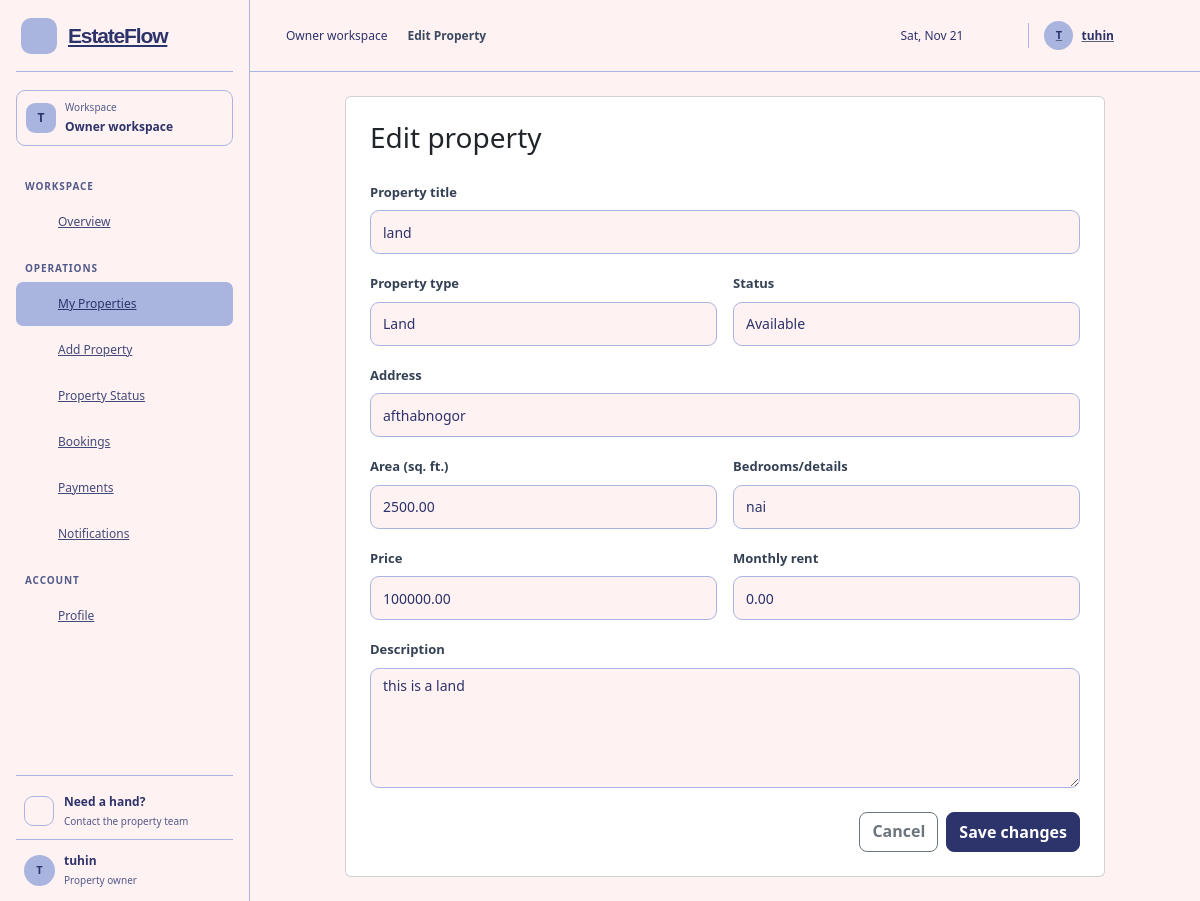
Page /backend/owner/property_crud/property_edit.php?id=7 (signed in) on the committed database.
### tables this page shows
CREATE TABLE `properties` (
  `property_id` bigint UNSIGNED NOT NULL,
  `owner_id` bigint UNSIGNED NOT NULL,
  `title` varchar(100) NOT NULL,
  `property_type` enum('flat','land','commercial') NOT NULL,
  `address` varchar(255) NOT NULL,
  `area_sqft` decimal(10,2) DEFAULT NULL,
  `price` decimal(12,2) DEFAULT NULL,
  `monthly_rent` decimal(12,2) DEFAULT NULL,
  `flat_details` varchar(100) NOT NULL,
  `status` enum('available','sold','rented') NOT NULL DEFAULT 'available',
  `description` text,
  `created_at` datetime NOT NULL DEFAULT CURRENT_TIMESTAMP,
  `imagas` varchar(100) NOT NULL
);

### backend/owner/property_crud/property_edit.php (the view, shortened to what this page needs)
<?php
require_once __DIR__ . '/dbconfig.php';
$ownerId = (int)($_SESSION['user_id'] ?? 0);
$rawPropertyId = $_GET['id'] ?? $_POST['property_id'] ?? '';
$propertyId = is_scalar($rawPropertyId) ? (int)$rawPropertyId : 0;
$stmt = $conn->prepare('SELECT * FROM properties WHERE property_id = ? AND owner_id = ?');
$stmt->bind_param('ii', $propertyId, $ownerId);
$stmt->execute();
$property = $stmt->get_result()->fetch_assoc();
$escape = static fn($value): string => htmlspecialchars((string)$value, ENT_QUOTES, 'UTF-8');
?>
<!doctype html>
<html lang="en">
<head>
    <link href="https://cdn.jsdelivr.net/npm/bootstrap@5.3.3/dist/css/bootstrap.min.css" rel="stylesheet">
    <link rel="stylesheet" href="../assets/css/owner/dashboard.css">
    <link rel="stylesheet" href="../../shared/assets/css/palette.css">
</head>
<body>
    <div class="owner-layout">
        <?php
        include __DIR__ . '/../include/owner_leftber.php';
        ?>
        <div class="owner-main-shell">
            <?php include __DIR__ . '/../../shared/partials/header.php'; ?>
            <main class="container py-4">
                <div class="card mx-auto" style="max-width: 760px;">
                    <div class="card-body p-4">
                        <h1 class="h3 mb-4">Edit property</h1>
                        <form method="post">
                            <div class="mb-3">
                                <label class="form-label" for="title">Property title</label>
                                <input class="form-control" id="title" name="title" maxlength="100" required value="<?= $escape($property['title']) ?>">
                            </div>
                            <div class="row g-3">
                                <div class="col-md-6">
                                    <label class="form-label" for="property_type">Property type</label>
                                    <select class="form-select" id="property_type" name="property_type" required>
                                        <?php foreach (['flat' => 'Flat', 'land' => 'Land', 'commercial' => 'Commercial'] as $value => $label): ?>
                                            <option value="<?= $value ?>" <?= $property['property_type'] === $value ? 'selected' : '' ?>><?= $label ?></option>
                                        <?php endforeach; ?>
                                    </select>
                                </div>
                                <div class="col-md-6">
                                    <label class="form-label" for="status">Status</label>
                                    <select class="form-select" id="status" name="status" required>
                                        <?php foreach (['available' => 'Available', 'sold' => 'Sold', 'rented' => 'Rented'] as $value => $label): ?>
                                            <option value="<?= $value ?>" <?= $property['status'] === $value ? 'selected' : '' ?>><?= $label ?></option>
                                        <?php endforeach; ?>
                                    </select>
                                </div>
                                <div class="col-12">
                                    <label class="form-label" for="address">Address</label>
                                    <input class="form-control" id="address" name="address" maxlength="255" required value="<?= $escape($property['address']) ?>">
                                </div>
                                <div class="col-md-6">
                                    <label class="form-label" for="area_sqft">Area (sq. ft.)</label>
                                    <input class="form-control" type="number" id="area_sqft" name="area_sqft" min="0" step="0.01" value="<?= $escape($property['area_sqft']) ?>">
                                </div>
                                <div class="col-md-6">
                                    <label class="form-label" for="flat_details">Bedrooms/details</label>
                                    <input class="form-control" id="flat_details" name="flat_details" required value="<?= $escape($property['flat_details']) ?>">
                                </div>
                                <div class="col-md-6">
                                    <label class="form-label" for="price">Price</label>
                                    <input class="form-control" type="number" id="price" name="price" min="0" step="0.01" value="<?= $escape($property['price']) ?>">
                                </div>
                                <div class="col-md-6">
                                    <label class="form-label" for="monthly_rent">Monthly rent</label>
                                    <input class="form-control" type="number" id="monthly_rent" name="monthly_rent" min="0" step="0.01" value="<?= $escape($property['monthly_rent']) ?>">
                                </div>
                                <div class="col-12">
                                    <label class="form-label" for="description">Description</label>
                                    <textarea class="form-control" id="description" name="description" rows="4"><?= $escape($property['description']) ?></textarea>
                                </div>
                            </div>
                            <div class="d-flex justify-content-end gap-2 mt-4">
                                <a class="btn btn-outline-secondary" href="myproperty.php">Cancel</a>
                                <button class="btn btn-primary" type="submit">Save changes</button>
                            </div>
                        </form>
                    </div>
                </div>
            </main>
        </div>
    </div>
</body>
</html>

### backend/owner/assets/css/owner/dashboard.css (style rules this page uses)
:root { --owner-cream: #fff2f2; --owner-cream-alt: #fff2f2; --owner-green-soft: #a9b5df; --owner-green: #2d336b; --owner-ink: #2d336b; --owner-navy: #2d336b; --owner-blue: #7886c7; --owner-muted: #525a8a; --owner-border: #a9b5df; --owner-canvas: #fff2f2; --owner-sidebar-active: #a9b5df; --owner-sidebar-accent: #2d336b; }
* { box-sizing: border-box; }
.owner-layout { min-height: 100vh; }
.owner-main-shell { min-height: 100vh; margin-left: 220px; }
:root { --owner-canvas: #fff2f2; --owner-sidebar-active: #a9b5df; --owner-sidebar-accent: #2d336b; }
.owner-main-shell { min-width: 0; margin-left: 260px; transition: margin-left 220ms ease; }
.owner-layout { background: #f3f6fa; }
.owner-main-shell { margin-left: 250px; }
.owner-main-shell { background: #f3f6fa; }
.owner-main-shell > main.container { width: 100%; max-width: 1420px; padding: 32px 38px 44px; }
.owner-main-shell .form-label { color: #344054; font-size: 13px; font-weight: 600; }
.owner-main-shell .form-control, .owner-main-shell .form-select { min-height: 44px; border-color: #d7deea; border-radius: 9px; color: #1c2a40; font-size: 14px; }
.owner-main-shell textarea.form-control { min-height: 120px; }
.owner-main-shell .btn { min-height: 40px; border-radius: 8px; font-weight: 600; }

### backend/shared/assets/css/palette.css (style rules this page uses)
:root { color-scheme: light; --ef-cream: #fff2f2; --ef-cream-alt: #fff2f2; --ef-green-soft: #a9b5df; --ef-green: #2d336b; --ef-accent: #7886c7; --ef-ink: #2d336b; --ef-muted: #525a8a; --ef-border: #a9b5df; --ef-surface: #fff2f2; --ef-page: #fff2f2; --ef-blue-700: #2d336b; --ef-blue-100: #a9b5df; --ef-teal-700: #2d336b; --ef-teal-100: #a9b5df; --ef-navy-950: #2d336b; --ef-navy-900: #2d336b; --ef-navy-800: #2d336b; }
.owner-layout { color: var(--ef-ink); background: var(--ef-page); }
.owner-main-shell, .owner-dashboard .owner-main-shell, body.owner-dashboard { color: var(--ef-ink); background: var(--ef-page); }
.owner-dashboard .owner-primary-button, .owner-main-shell .btn-primary { border-color: var(--ef-navy-950); color: #fff; background: var(--ef-navy-950); }
.owner-main-shell .form-control, .owner-main-shell .form-select { border-color: var(--ef-border); color: var(--ef-ink); background: var(--ef-cream); }

### rows in the picture
properties: title "land", property_type "Land", status "Available", address "afthabnogor", area_sqft "2500.00", flat_details "nai", price "100000.00", monthly_rent "0.00", description "this is a land"

### other values in the picture
$ownerInitial "T"
$ownerName "tuhin"
$ownerPageTitle "Edit Property"
